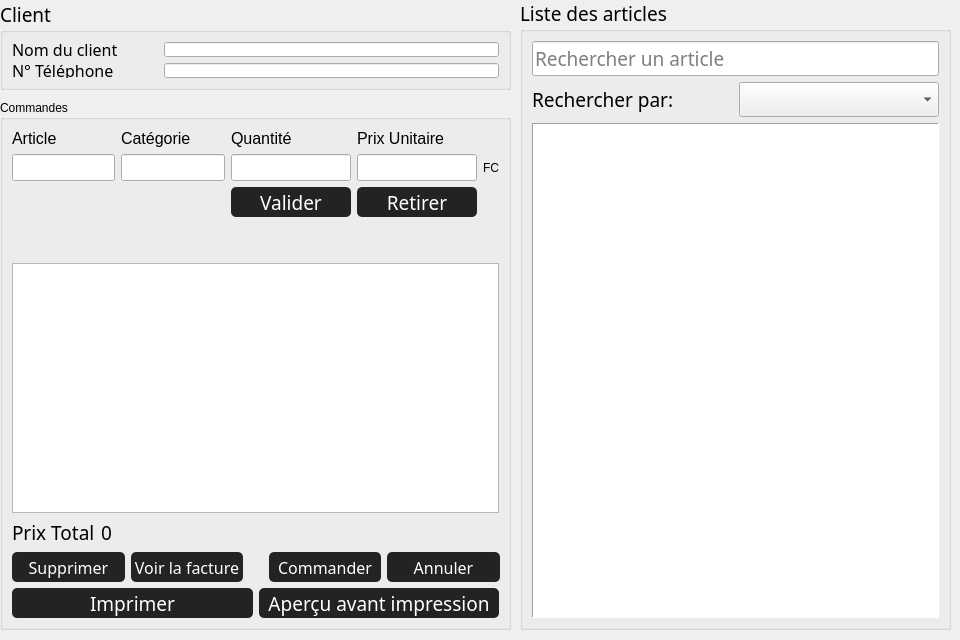
       <widget class="QWidget" name="page_commandes">
        <widget class="QGroupBox" name="groupBox_liste_produit">
         <property name="geometry">
          <rect>
           <x>520</x>
           <y>-1</y>
           <width>431</width>
           <height>631</height>
          </rect>
         </property>
         <property name="font">
          <font>
           <family>Century Gothic</family>
           <pointsize>14</pointsize>
          </font>
         </property>
         <property name="title">
          <string>Liste des articles</string>
         </property>
         <layout class="QVBoxLayout" name="verticalLayout_3">
          <item>
           <widget class="QLineEdit" name="edit_search">
            <property name="placeholderText">
             <string>Rechercher un article</string>
            </property>
           </widget>
          </item>
          <item>
           <layout class="QHBoxLayout" name="horizontalLayout_2">
            <item>
             <widget class="QLabel" name="label_12">
              <property name="text">
               <string>Rechercher par:</string>
              </property>
             </widget>
            </item>
            <item>
             <widget class="QComboBox" name="comboBox_choix_recherche">
              <property name="editable">
               <bool>false</bool>
              </property>
              <property name="currentText">
               <string/>
              </property>
              <property name="insertPolicy">
               <enum>QComboBox::InsertAtCurrent</enum>
              </property>
              <item>
               <property name="text">
                <string/>
               </property>
              </item>
              <item>
               <property name="text">
                <string>Article</string>
               </property>
              </item>
              <item>
               <property name="text">
                <string>Type</string>
               </property>
              </item>
              <item>
               <property name="text">
                <string>Prix Unitaire</string>
               </property>
              </item>
             </widget>
            </item>
           </layout>
          </item>
          <item>
           <widget class="QTableView" name="tableView_produits">
            <property name="font">
             <font>
              <family>Century Gothic</family>
              <pointsize>14</pointsize>
             </font>
            </property>
            <property name="frameShape">
             <enum>QFrame::Panel</enum>
            </property>
            <property name="editTriggers">
             <set>QAbstractItemView::NoEditTriggers</set>
            </property>
            <attribute name="verticalHeaderVisible">
             <bool>false</bool>
            </attribute>
           </widget>
          </item>
         </layout>
        </widget>
        <widget class="QGroupBox" name="groupBox_client">
         <property name="geometry">
          <rect>
           <x>0</x>
           <y>0</y>
           <width>511</width>
           <height>90</height>
          </rect>
         </property>
         <property name="font">
          <font>
           <family>Century Gothic</family>
           <pointsize>14</pointsize>
          </font>
         </property>
         <property name="title">
          <string>Client</string>
         </property>
         <layout class="QVBoxLayout" name="verticalLayout_4">
          <item>
           <layout class="QHBoxLayout" name="horizontalLayout">
            <item>
             <widget class="QLabel" name="label_nom_client">
              <property name="font">
               <font>
                <family>Century Gothic</family>
                <pointsize>12</pointsize>
               </font>
              </property>
              <property name="text">
               <string>Nom du client</string>
              </property>
             </widget>
            </item>
            <item>
             <spacer name="horizontalSpacer">
              <property name="orientation">
               <enum>Qt::Horizontal</enum>
              </property>
              <property name="sizeType">
               <enum>QSizePolicy::Fixed</enum>
              </property>
              <property name="sizeHint" stdset="0">
               <size>
                <width>40</width>
                <height>20</height>
               </size>
              </property>
             </spacer>
            </item>
            <item>
             <widget class="QLineEdit" name="edit_nom_client"/>
            </item>
           </layout>
          </item>
          <item>
           <layout class="QHBoxLayout" name="horizontalLayout_3">
            <item>
             <widget class="QLabel" name="label_number_client">
              <property name="font">
               <font>
                <family>Century Gothic</family>
                <pointsize>12</pointsize>
               </font>
              </property>
              <property name="text">
               <string>N° Téléphone </string>
              </property>
             </widget>
            </item>
            <item>
             <spacer name="horizontalSpacer_2">
              <property name="orientation">
               <enum>Qt::Horizontal</enum>
              </property>
              <property name="sizeType">
               <enum>QSizePolicy::Fixed</enum>
              </property>
              <property name="sizeHint" stdset="0">
               <size>
                <width>40</width>
                <height>20</height>
               </size>
              </property>
             </spacer>
            </item>
            <item>
             <widget class="QLineEdit" name="edit_tel_client"/>
            </item>
           </layout>
          </item>
         </layout>
        </widget>
        <widget class="QGroupBox" name="groupBox_commande">
         <property name="geometry">
          <rect>
           <x>0</x>
           <y>100</y>
           <width>511</width>
           <height>530</height>
          </rect>
         </property>
         <property name="title">
          <string>Commandes</string>
         </property>
         <layout class="QVBoxLayout" name="verticalLayout_6">
          <item>
           <layout class="QGridLayout" name="gridLayout">
            <item row="2" column="2">
             <widget class="QPushButton" name="bouton_valider_commande">
              <property name="maximumSize">
               <size>
                <width>200</width>
                <height>200</height>
               </size>
              </property>
              <property name="font">
               <font>
                <family>Century Gothic</family>
                <pointsize>14</pointsize>
               </font>
              </property>
              <property name="styleSheet">
               <string notr="true">QPushButton {
		width:120px;
		height:30px;
		color: rgb(255, 255, 255);
		background-color: rgb(35, 35, 35);
		border: 0px solid;
		border-radius:5px
}

QPushButton:hover {
		background-color: rgb(85, 170, 255);
}</string>
              </property>
              <property name="text">
               <string>Valider</string>
              </property>
             </widget>
            </item>
            <item row="0" column="0">
             <widget class="QLabel" name="label_articles">
              <property name="font">
               <font>
                <pointsize>12</pointsize>
               </font>
              </property>
              <property name="text">
               <string>Article</string>
              </property>
             </widget>
            </item>
            <item row="1" column="1">
             <widget class="QLineEdit" name="edit_type">
              <property name="enabled">
               <bool>true</bool>
              </property>
              <property name="font">
               <font>
                <pointsize>12</pointsize>
               </font>
              </property>
              <property name="inputMask">
               <string/>
              </property>
              <property name="readOnly">
               <bool>true</bool>
              </property>
             </widget>
            </item>
            <item row="0" column="1">
             <widget class="QLabel" name="label_type">
              <property name="font">
               <font>
                <pointsize>12</pointsize>
               </font>
              </property>
              <property name="text">
               <string>Catégorie</string>
              </property>
             </widget>
            </item>
            <item row="1" column="0">
             <widget class="QLineEdit" name="edit_nom_article">
              <property name="enabled">
               <bool>true</bool>
              </property>
              <property name="font">
               <font>
                <pointsize>12</pointsize>
               </font>
              </property>
              <property name="inputMask">
               <string/>
              </property>
              <property name="readOnly">
               <bool>true</bool>
              </property>
             </widget>
            </item>
            <item row="2" column="3">
             <widget class="QPushButton" name="bouton_retirer_produit">
              <property name="font">
               <font>
                <family>Century Gothic</family>
                <pointsize>14</pointsize>
               </font>
              </property>
              <property name="styleSheet">
               <string notr="true">QPushButton {
		width:120px;
		height:30px;
		color: rgb(255, 255, 255);
		background-color: rgb(35, 35, 35);
		border: 0px solid;
		border-radius:5px
}

QPushButton:hover {
		background-color: rgb(85, 170, 255);
}</string>
              </property>
              <property name="text">
               <string>Retirer</string>
              </property>
             </widget>
            </item>
            <item row="0" column="3">
             <widget class="QLabel" name="label_prix_unitaire_2">
              <property name="font">
               <font>
                <pointsize>12</pointsize>
               </font>
              </property>
              <property name="text">
               <string>Prix Unitaire</string>
              </property>
             </widget>
            </item>
            <item row="1" column="4">
             <widget class="QLabel" name="label_devise">
              <property name="text">
               <string>FC</string>
              </property>
             </widget>
            </item>
            <item row="1" column="2">
             <widget class="QLineEdit" name="edit_quantite">
              <property name="font">
               <font>
                <pointsize>12</pointsize>
               </font>
              </property>
             </widget>
            </item>
            <item row="0" column="2">
             <widget class="QLabel" name="labe_qte">
              <property name="font">
               <font>
                <pointsize>12</pointsize>
               </font>
              </property>
              <property name="text">
               <string>Quantité</string>
              </property>
             </widget>
            </item>
            <item row="1" column="3">
             <widget class="QLineEdit" name="edit_prix_unitaire">
              <property name="enabled">
               <bool>true</bool>
              </property>
              <property name="font">
               <font>
                <pointsize>12</pointsize>
               </font>
              </property>
              <property name="inputMask">
               <string/>
              </property>
              <property name="readOnly">
               <bool>true</bool>
              </property>
             </widget>
            </item>
           </layout>
          </item>
          <item>
           <spacer name="verticalSpacer">
            <property name="orientation">
             <enum>Qt::Vertical</enum>
            </property>
            <property name="sizeType">
             <enum>QSizePolicy::Fixed</enum>
            </property>
            <property name="sizeHint" stdset="0">
             <size>
              <width>20</width>
              <height>40</height>
             </size>
            </property>
           </spacer>
          </item>
          <item>
           <widget class="QTableWidget" name="tableWidget_commandes">
            <property name="font">
             <font>
              <family>Century Gothic</family>
              <pointsize>14</pointsize>
             </font>
            </property>
            <attribute name="horizontalHeaderVisible">
             <bool>false</bool>
            </attribute>
            <attribute name="verticalHeaderVisible">
             <bool>false</bool>
            </attribute>
           </widget>
          </item>
          <item>
           <layout class="QHBoxLayout" name="horizontalLayout_5">
            <item>
             <widget class="QLabel" name="label_total">
              <property name="font">
               <font>
                <family>Century Gothic</family>
                <pointsize>14</pointsize>
               </font>
              </property>
              <property name="text">
               <string>Prix Total</string>
              </property>
             </widget>
            </item>
            <item>
             <widget class="QLabel" name="label_total_general">
              <property name="font">
               <font>
                <family>Century Gothic</family>
                <pointsize>14</pointsize>
               </font>
              </property>
              <property name="text">
               <string>0</string>
              </property>
             </widget>
            </item>
            <item>
             <spacer name="horizontalSpacer_4">
              <property name="orientation">
               <enum>Qt::Horizontal</enum>
              </property>
              <property name="sizeHint" stdset="0">
               <size>
                <width>40</width>
                <height>20</height>
               </size>
              </property>
             </spacer>
            </item>
           </layout>
          </item>
          <item>
           <layout class="QHBoxLayout" name="horizontalLayout_4">
            <item>
             <widget class="QPushButton" name="bouton_retirer_article">
              <property name="font">
               <font>
                <family>Century Gothic</family>
                <pointsize>12</pointsize>
               </font>
              </property>
              <property name="styleSheet">
               <string notr="true">QPushButton {
		width:120px;
		height:30px;
		color: rgb(255, 255, 255);
		background-color: rgb(35, 35, 35);
		border: 0px solid;
		border-radius:5px
}

QPushButton:hover {
		background-color: rgb(85, 170, 255);
}</string>
              </property>
              <property name="text">
               <string>Supprimer</string>
              </property>
             </widget>
            </item>
            <item>
             <widget class="QPushButton" name="boutn_voir_facture">
              <property name="font">
               <font>
                <family>Century Gothic</family>
                <pointsize>12</pointsize>
               </font>
              </property>
              <property name="styleSheet">
               <string notr="true">QPushButton {
		width:120px;
		height:30px;
		color: rgb(255, 255, 255);
		background-color: rgb(35, 35, 35);
		border: 0px solid;
		border-radius:5px
}

QPushButton:hover {
		background-color: rgb(85, 170, 255);
}</string>
              </property>
              <property name="text">
               <string>Voir la facture</string>
              </property>
             </widget>
            </item>
            <item>
             <spacer name="horizontalSpacer_3">
              <property name="orientation">
               <enum>Qt::Horizontal</enum>
              </property>
              <property name="sizeType">
               <enum>QSizePolicy::MinimumExpanding</enum>
              </property>
              <property name="sizeHint" stdset="0">
               <size>
                <width>20</width>
                <height>20</height>
               </size>
              </property>
             </spacer>
            </item>
            <item>
             <widget class="QPushButton" name="bouton_commander">
              <property name="font">
               <font>
                <family>Century Gothic</family>
                <pointsize>12</pointsize>
               </font>
              </property>
              <property name="styleSheet">
               <string notr="true">QPushButton {
		width:120px;
		height:30px;
		color: rgb(255, 255, 255);
		background-color: rgb(35, 35, 35);
		border: 0px solid;
		border-radius:5px
}

QPushButton:hover {
		background-color: rgb(85, 170, 255);
}</string>
              </property>
              <property name="text">
               <string>Commander</string>
              </property>
             </widget>
            </item>
            <item>
             <widget class="QPushButton" name="bouton_annuler_commander">
              <property name="font">
               <font>
                <family>Century Gothic</family>
                <pointsize>12</pointsize>
               </font>
              </property>
              <property name="styleSheet">
               <string notr="true">QPushButton {
		width:120px;
		height:30px;
		color: rgb(255, 255, 255);
		background-color: rgb(35, 35, 35);
		border: 0px solid;
		border-radius:5px
}

QPushButton:hover {
		background-color: rgb(85, 170, 255);
}</string>
              </property>
              <property name="text">
               <string>Annuler</string>
              </property>
             </widget>
            </item>
           </layout>
          </item>
          <item>
           <layout class="QHBoxLayout" name="horizontalLayout_6">
            <item>
             <widget class="QPushButton" name="bouton_imprimer">
              <property name="font">
               <font>
                <family>Century Gothic</family>
                <pointsize>14</pointsize>
               </font>
              </property>
              <property name="styleSheet">
               <string notr="true">QPushButton {
		width:120px;
		height:30px;
		color: rgb(255, 255, 255);
		background-color: rgb(35, 35, 35);
		border: 0px solid;
		border-radius:5px
}

QPushButton:hover {
		background-color: rgb(85, 170, 255);
}</string>
              </property>
              <property name="text">
               <string>Imprimer</string>
              </property>
             </widget>
            </item>
            <item>
             <widget class="QPushButton" name="bouton_preview_print">
              <property name="font">
               <font>
                <family>Century Gothic</family>
                <pointsize>14</pointsize>
               </font>
              </property>
              <property name="styleSheet">
               <string notr="true">QPushButton {
		width:120px;
		height:30px;
		color: rgb(255, 255, 255);
		background-color: rgb(35, 35, 35);
		border: 0px solid;
		border-radius:5px
}

QPushButton:hover {
		background-color: rgb(85, 170, 255);
}</string>
              </property>
              <property name="text">
               <string>Aperçu avant impression</string>
              </property>
             </widget>
            </item>
           </layout>
          </item>
         </layout>
        </widget>
       </widget>
